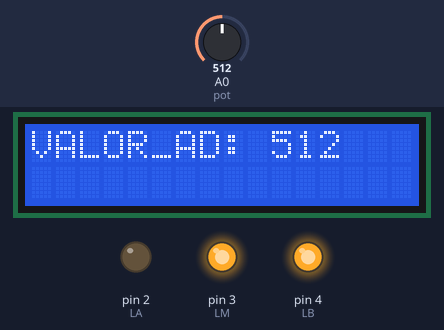
Simulated run of this sketch. Board: Arduino Uno, built with avr-gcc and run on an emulated ATmega328P. Parts: 16×2 character LCD, output pins drawn as LEDs (lit = HIGH). Inputs (shaded band) come from the test bench; at power-on: A0 (pot) = 512.

Above: at 1.2 s.
1.3 s: A0 (pot) set to 351
At 1.49 s:
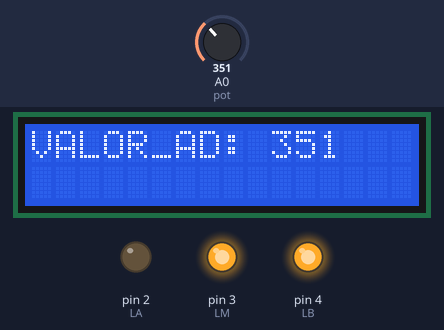
2.8 s: A0 (pot) set to 333
At 3.39 s:
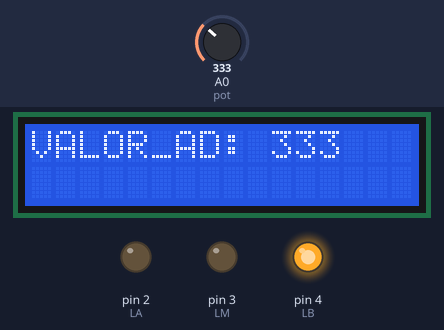
5.0 s: A0 (pot) set to 692
At 5.61 s:
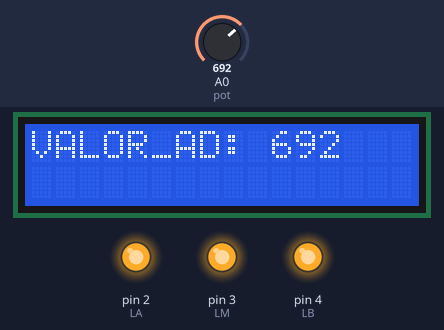
Timing chart, 0 to 8.0 s (numbered marks = the images above; inputs shaded):
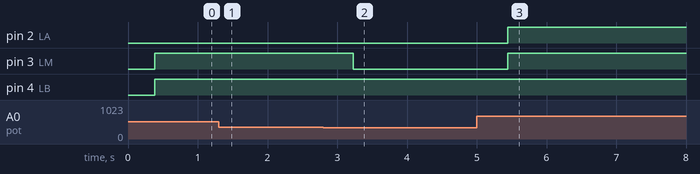

Measured:
- the behaviour switches between 342 and 341 on A0 (pot) (found by bisection; images 1 and 2)
- after the input at 1.3 s, the display: first differs from a run without the input at once (image 1)
- after the input at 2.8 s, pin 3 (LM): HIGH → LOW after 0.43 s; the display: first differs from a run without the input after 0.13 s (image 2)
- after the input at 5.0 s, pin 2 (LA), pin 3 (LM): LOW → HIGH after 0.45 s; the display: first differs from a run without the input after 0.14 s (image 3)

The sketch:

sketch_aug04a.ino
```cpp
#include <LiquidCrystal_I2C.h>
LiquidCrystal_I2C LCD(0X27, 16,2);
#define pot A0
#define LA 2
#define LM 3
#define LB 4

void setup()
{
LCD.init();
LCD.backlight();
pinMode(pot, INPUT);
pinMode(LA, OUTPUT);
pinMode(LM, OUTPUT);
pinMode(LB, OUTPUT);
}

void loop()
{
int valor_ad;

LCD.setCursor(0,0);
LCD.print("VALOR_AD:");
valor_ad=analogRead(pot);
LCD.setCursor(10,0);
LCD.print(valor_ad);
delay(300);
LCD.setCursor(11,0);
LCD.print("   ");

if(valor_ad>682)
 {
 digitalWrite(LA, 1);
 digitalWrite(LM, 1);
 digitalWrite(LB, 1);
 }
else
if(valor_ad>341)
 {
 digitalWrite(LA, 0);
 digitalWrite(LM, 1);
 digitalWrite(LB, 1);
 }
else
 {
 digitalWrite(LA, 0);
 digitalWrite(LM, 0);
 digitalWrite(LB, 1);
 }


}
```
